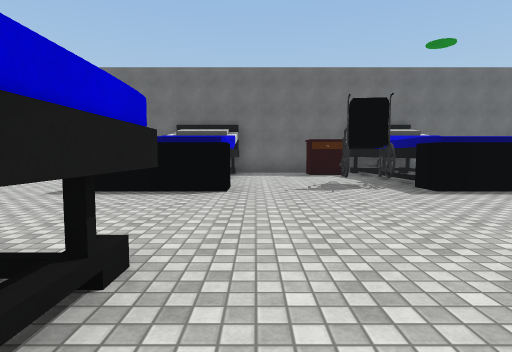
view 1 (above)

24 first-person views from a walk through a 3-D level made in the Unity game engine. The camera is 1.3 m above the floor, tilts 4° down and sees 80° across. The floor is counted in squares, 2 m on a side. Each view is taken from the middle of a square. On the plan, view 1 faces up. The plan holds only what a view shows up to about 10 squares ahead; the rest is blank. The place goes on beyond the plan. The player is left out. Surface patterns are stand-ins for the level's own textures.

view 2
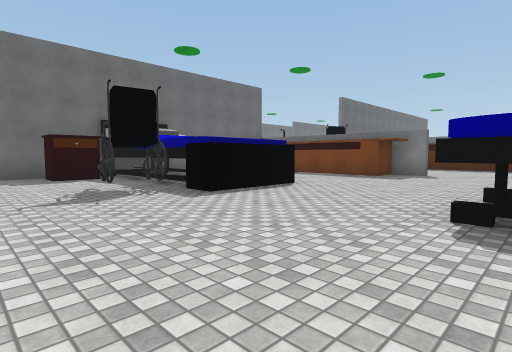

view 3
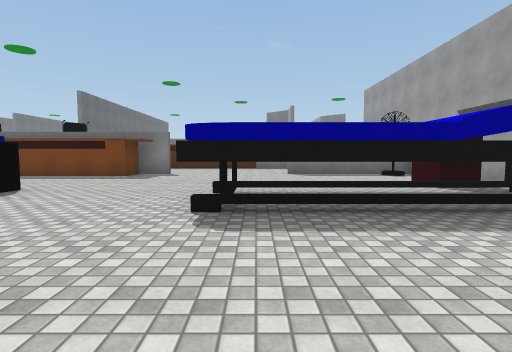

view 4
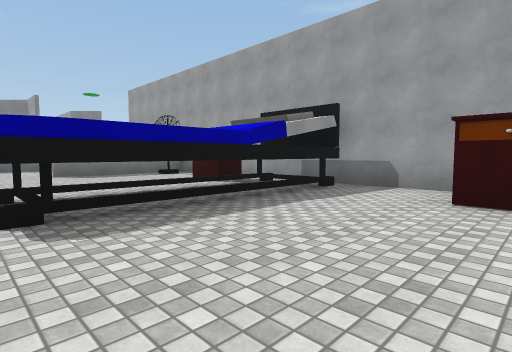

view 5
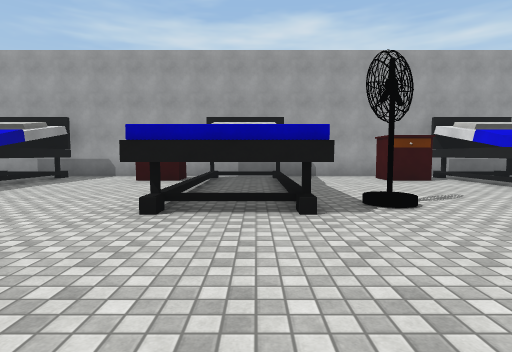

view 6
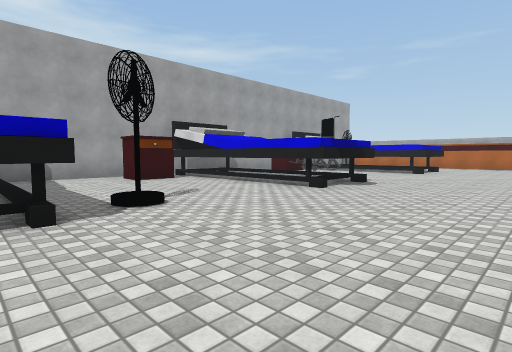

view 7
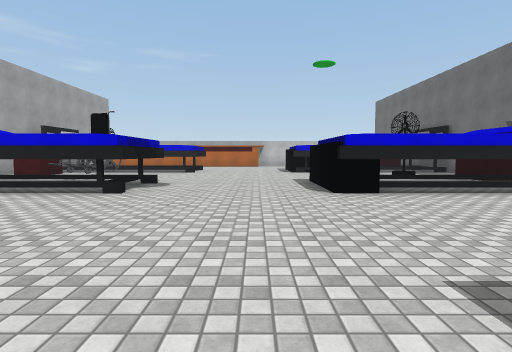

view 8
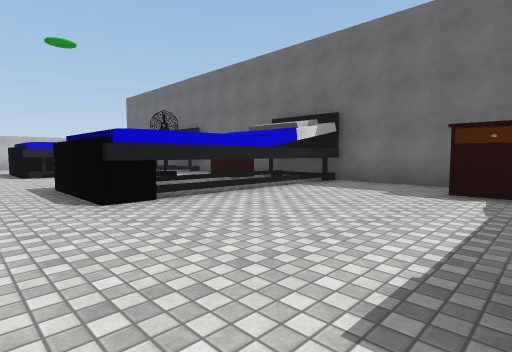

view 9
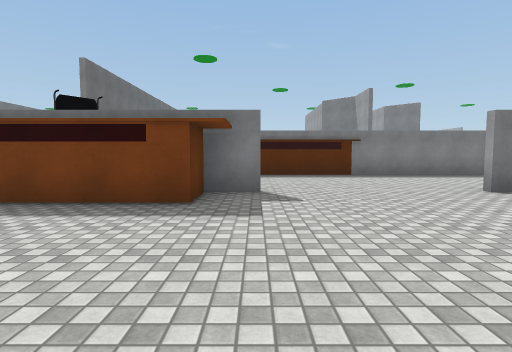

view 10
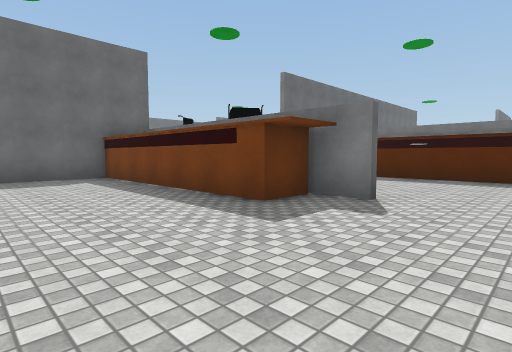

view 11
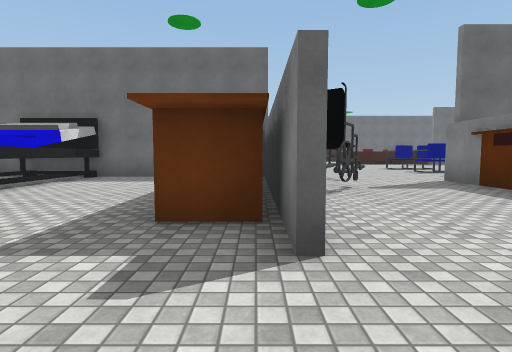

view 12
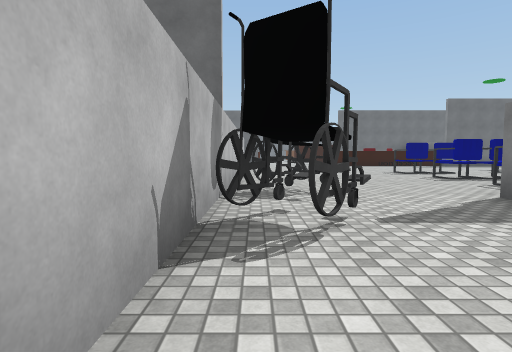

view 13
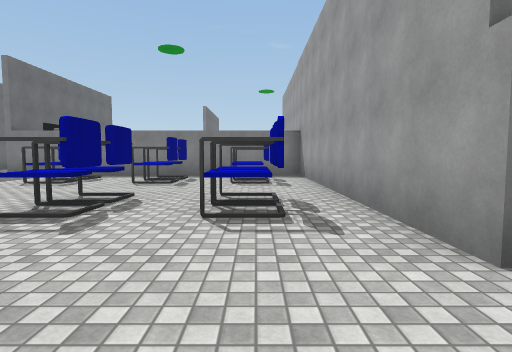

view 14
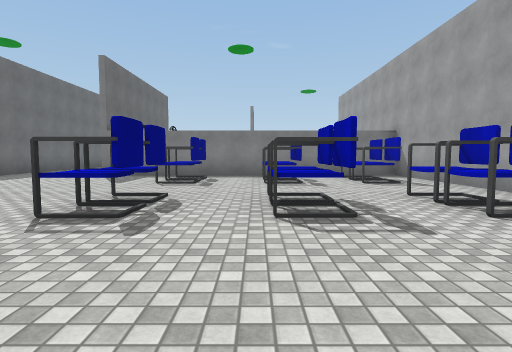

view 15
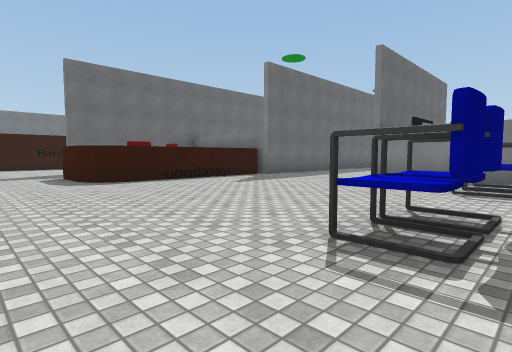

view 16
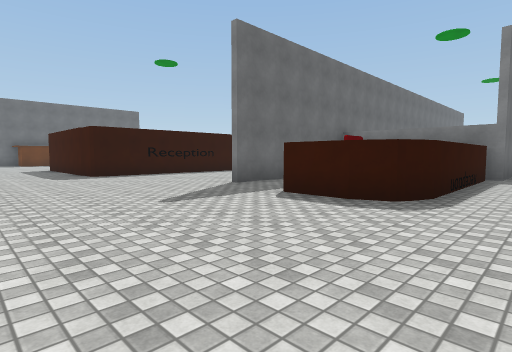

view 17
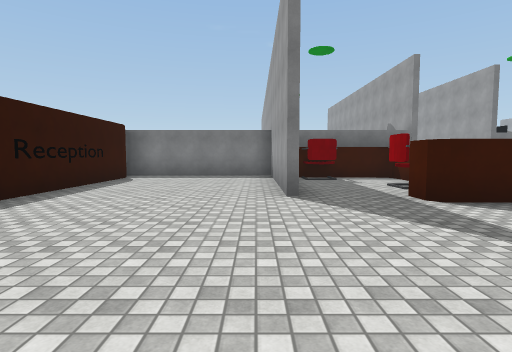

view 18
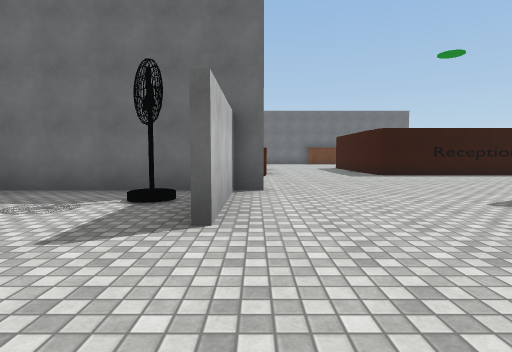

view 19
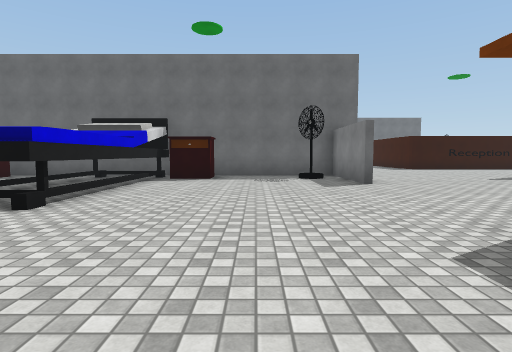

view 20
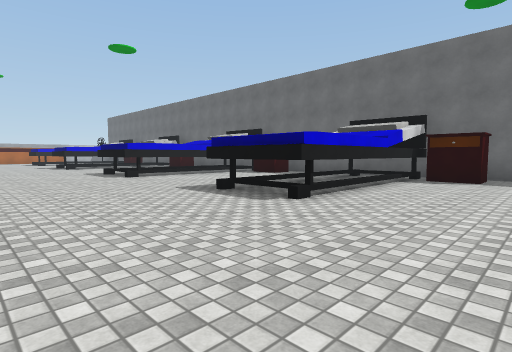

view 21
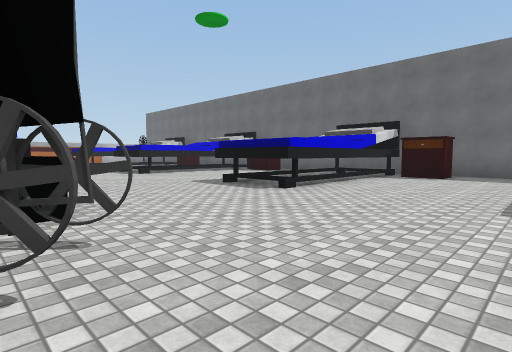

view 22
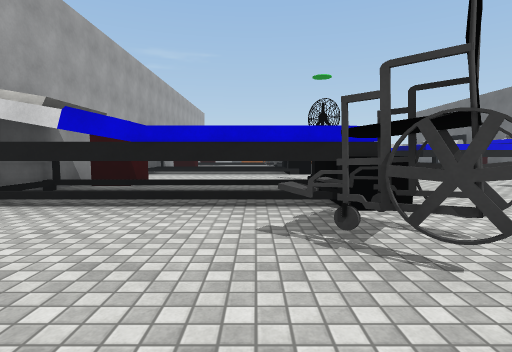

view 23
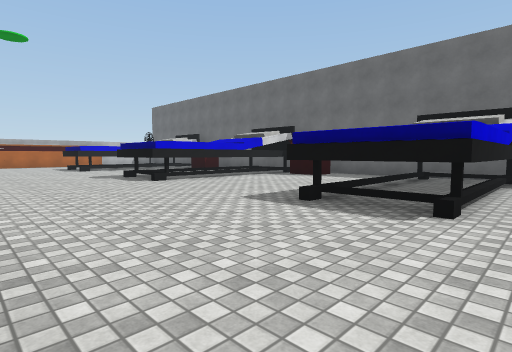

view 24
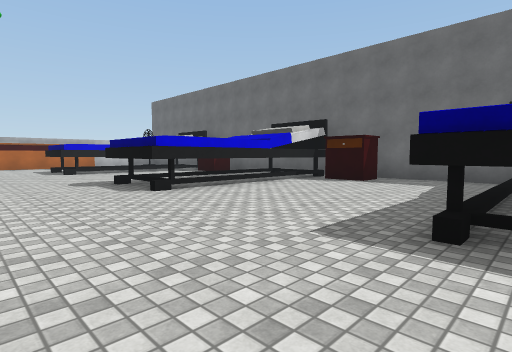

### Floor plan
Key: @ floor where view 1 was taken; # wall or solid block; . floor; R drawers; T thing the floor can be seen under or through; F fan; C chair; O other object.
Columns run from 13 left of view 1 to 23 right of it. Each row starts with its distance up from view 1.
 32                           ..#
 31                         #...########
 30                         #..........#
 29                         ...........#
 28                         ...........#
 27       ###################..........#
 26      ##....##....##....#......###C##
 25     ###R...##R...##R...F.........C#
 24    .###....##....##....#......#C..#
 23    .###....##....##...........#####
 22     ###....##....##...............###
 21 #...###....##....##..................
 20 .........................  ..........
 19 .......................    ..........
 18  .....................     .........#
 17         .F....O.......     .........O
 16        ..  #TOO..          ..CC..CC.O
 15        .. .TT....          .........#
 14        .. .TT...        ............#
 13        .. .TT..        #.....CCC.CC.#
 12        ..R.TT.         #...........
 11    #####################.O...CCC.CC #
 10    R###..R  #..R.##...##OO..........#
  9    .###.... #....##...##....#########
  8    .###.... #....##...##OO..#
  7    .###.... #..OO##...##O...#
  6 #...###....##..O###...##....#
  5 ......................##....#
  4 .......................#....#
  3 ............................#
  2 ............................#
  1  ...###..F.##....TT. .......#
  0   O.###....##@...TT. .......#
 -1   OO###....##....TT. ..#....#
 -2    .###....##....TT. ..#  ..#
 -3     ###R...##RR..##RR..F   .#
 -4         ............
 -5  ####################

Positions as (right, up) in squares from view 1, and headings:
1: (0, 0), facing up
2: (0, 1), facing up-right
3: (0, 1), facing right
4: (0, 2), facing down-right
5: (-2, 5), facing down
6: (-2, 5), facing down-left
7: (-2, 4), facing left
8: (-3, 4), facing up-left
9: (5, 4), facing right
10: (6, 2), facing up-right
11: (10, 2), facing up
12: (11, 5), facing up
13: (13, 11), facing right
14: (13, 14), facing right
15: (14, 15), facing up-right
16: (12, 21), facing up-right
17: (12, 27), facing right
18: (11, 21), facing up
19: (8, 17), facing up
20: (8, 17), facing up-left
21: (3, 16), facing up-left
22: (3, 15), facing left
23: (0, 17), facing up-left
24: (-2, 18), facing up-left
